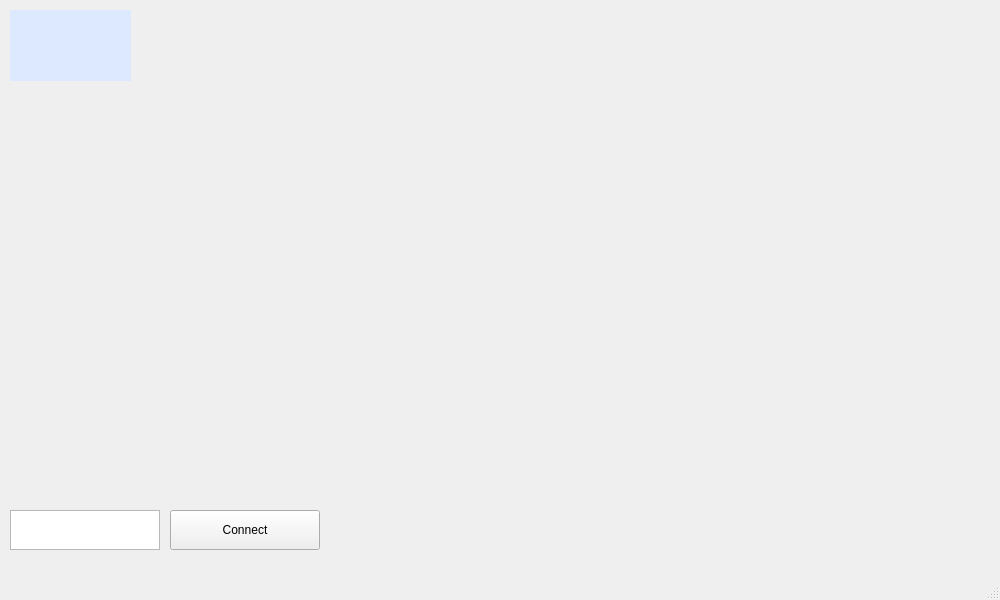
<?xml version="1.0" encoding="UTF-8"?>
<ui version="4.0">
 <class>MainWindow</class>
 <widget class="QMainWindow" name="MainWindow">
  <property name="geometry">
   <rect>
    <x>0</x>
    <y>0</y>
    <width>1000</width>
    <height>600</height>
   </rect>
  </property>
  <property name="windowTitle">
   <string>MainWindow</string>
  </property>
  <widget class="QWidget" name="centralwidget">
   <widget class="QLabel" name="structChart">
    <property name="geometry">
     <rect>
      <x>10</x>
      <y>10</y>
      <width>121</width>
      <height>71</height>
     </rect>
    </property>
    <property name="styleSheet">
     <string notr="true">background-color :rgb(220, 233, 255);</string>
    </property>
    <property name="text">
     <string/>
    </property>
   </widget>
   <widget class="QTextEdit" name="portPlace">
    <property name="geometry">
     <rect>
      <x>10</x>
      <y>510</y>
      <width>150</width>
      <height>40</height>
     </rect>
    </property>
   </widget>
   <widget class="QPushButton" name="connectButton">
    <property name="geometry">
     <rect>
      <x>170</x>
      <y>510</y>
      <width>150</width>
      <height>40</height>
     </rect>
    </property>
    <property name="text">
     <string>Connect</string>
    </property>
   </widget>
   <widget class="QLabel" name="datagramCounter">
    <property name="geometry">
     <rect>
      <x>897</x>
      <y>505</y>
      <width>81</width>
      <height>31</height>
     </rect>
    </property>
    <property name="text">
     <string/>
    </property>
   </widget>
  </widget>
  <widget class="QMenuBar" name="menubar">
   <property name="geometry">
    <rect>
     <x>0</x>
     <y>0</y>
     <width>1000</width>
     <height>22</height>
    </rect>
   </property>
  </widget>
  <widget class="QStatusBar" name="statusbar"/>
 </widget>
 <resources/>
 <connections/>
</ui>
